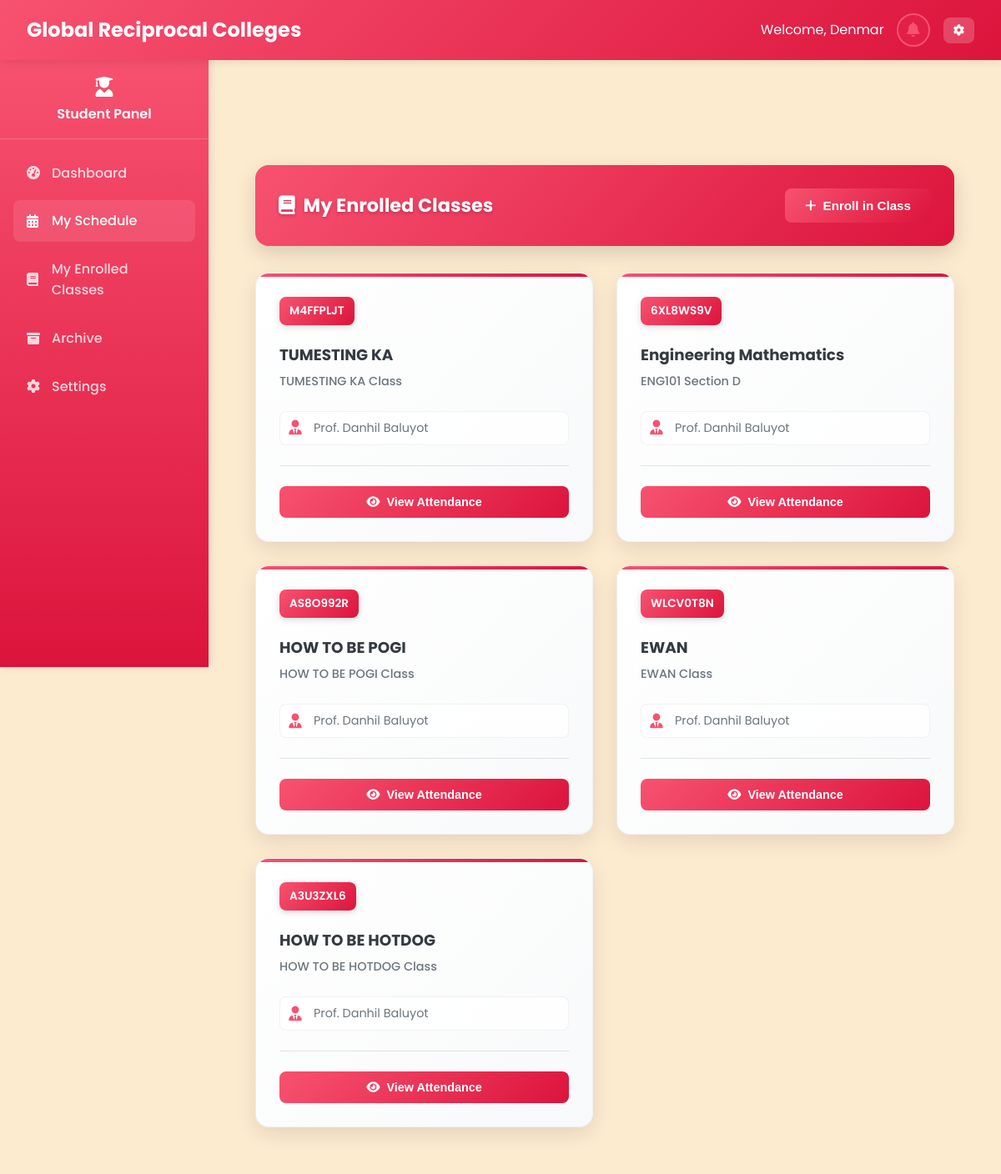
The page /Student/student_manage_schedule.php (signed in) on the database as committed earlier.
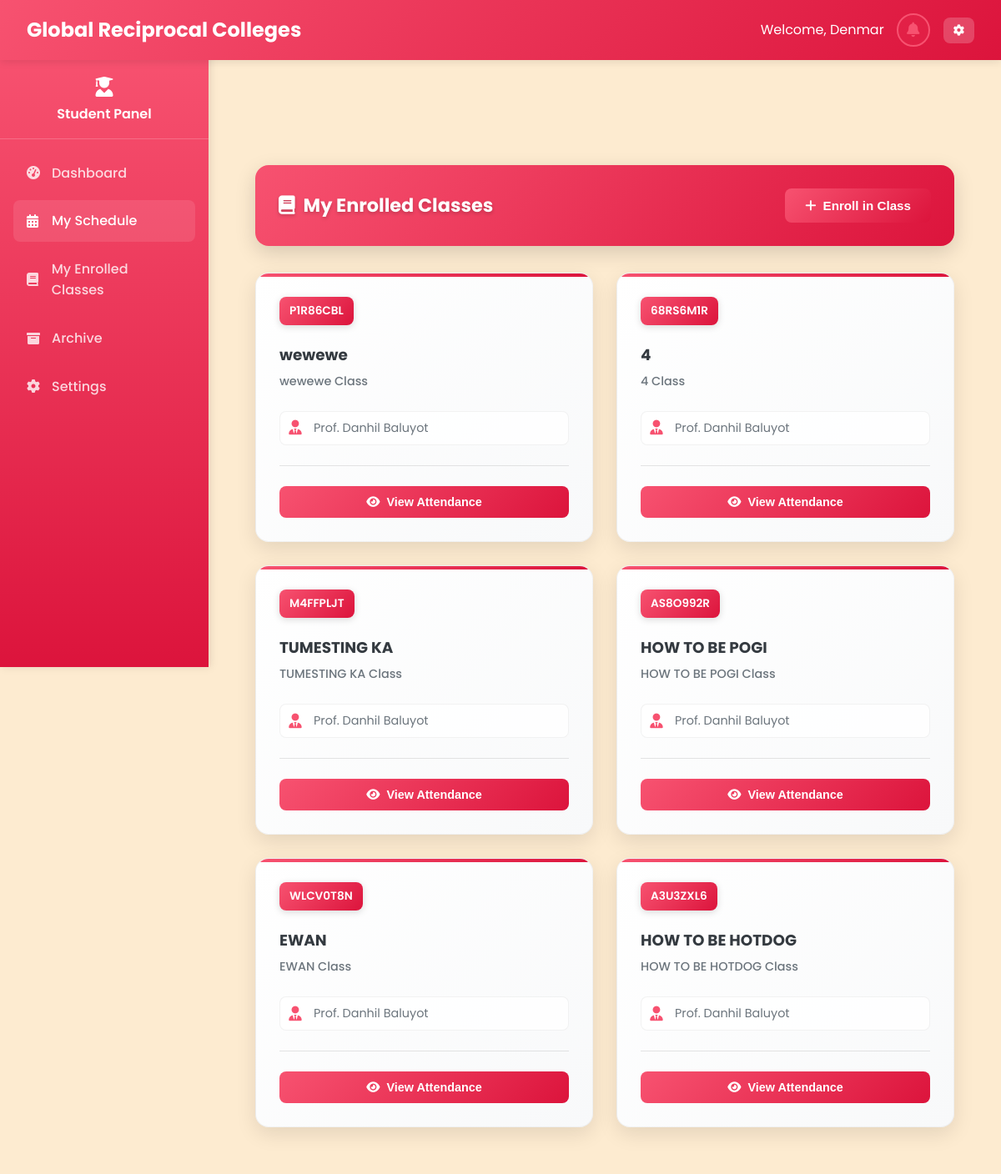
The same page on the database as committed later.
### tables this page shows
CREATE TABLE `classes` (
  `class_id` varchar(20) NOT NULL,
  `class_name` varchar(100) NOT NULL,
  `class_code` varchar(20) NOT NULL,
  `subject_id` varchar(20) DEFAULT NULL,
  `professor_id` varchar(20) DEFAULT NULL,
  `schedule` varchar(100) DEFAULT NULL,
  `room` varchar(50) DEFAULT NULL,
  `created_at` datetime NOT NULL,
  `updated_at` datetime NOT NULL,
  `section` varchar(10) DEFAULT NULL,
  `semester_id` int(11) DEFAULT NULL,
  `status` enum('active','archived') DEFAULT 'active',
  `school_year_semester_id` int(11) DEFAULT NULL
);

CREATE TABLE `subjects` (
  `subject_id` varchar(20) NOT NULL,
  `subject_name` varchar(100) NOT NULL,
  `subject_code` varchar(20) NOT NULL,
  `description` text DEFAULT NULL,
  `credits` int(11) NOT NULL,
  `duration_id` int(11) DEFAULT NULL,
  `created_at` datetime NOT NULL,
  `updated_at` datetime NOT NULL,
  `semester_id` int(11) DEFAULT NULL
);

CREATE TABLE `professors` (
  `professor_id` varchar(20) NOT NULL,
  `employee_id` varchar(20) NOT NULL,
  `first_name` varchar(50) NOT NULL,
  `last_name` varchar(50) NOT NULL,
  `email` varchar(100) NOT NULL,
  `password` varchar(255) NOT NULL,
  `department` varchar(100) NOT NULL,
  `mobile` varchar(15) NOT NULL,
  `created_at` datetime NOT NULL,
  `updated_at` datetime NOT NULL
);

### Student/student_manage_schedule.php (the view, shortened to what this page needs)
<?php
require_once '../php/db.php';
$student_id = $_SESSION['user_id'];
$stmt = $pdo->prepare("SELECT c.class_id, c.class_name, c.class_code, s.subject_name, p.first_name, p.last_name
                     FROM student_classes sc
                     JOIN classes c ON sc.class_id = c.class_id
                     JOIN subjects s ON c.subject_id = s.subject_id
                     LEFT JOIN professors p ON c.professor_id = p.professor_id
                     LEFT JOIN school_year_semester sys ON c.school_year_semester_id = sys.id
                     WHERE sc.student_id = ? AND c.status != 'archived'
                     ORDER BY sc.enrolled_at DESC");
$stmt->execute([$student_id]);
$enrolled_classes = $stmt->fetchAll();
?>
<!DOCTYPE html>
<html lang="en">
<head>
    <link rel="stylesheet" href="../css/styles_fixed.css" />
    <link rel="stylesheet" href="https://cdnjs.cloudflare.com/ajax/libs/font-awesome/6.0.0/css/all.min.css" />
</head>
<body>
    <?php include '../includes/navbar_student.php'; ?>
    <?php include '../includes/sidebar_student.php'; ?>
    <main class="main-content">
        <div class="dashboard-container">
            <div class="table-header-enhanced">
                <h2 class="table-title-enhanced"><i class="fas fa-book" style="margin-right: 10px;"></i>My Enrolled Classes</h2>
                <div class="table-actions-enhanced">
                    <button class="btn btn-primary" onclick="openEnrollModal()">
                        <i class="fas fa-plus"></i>
                        Enroll in Class
                    </button>
                </div>
            </div>
            <?php if (empty($enrolled_classes)): ?>
                <div class="empty-state">
                    <div class="empty-state-icon">
                        <i class="fas fa-book-open"></i>
                    </div>
                    <div class="empty-state-text">You are not enrolled in any classes yet.</div>
                    <button class="btn btn-primary" onclick="openEnrollModal()">
                        <i class="fas fa-plus"></i>
                        Enroll in Your First Class
                    </button>
                </div>
            <?php else: ?>
                <div class="tiles-grid">
                    <?php foreach ($enrolled_classes as $class): ?>
                        <div class="class-tile" tabindex="0" role="button" aria-pressed="false" data-class-id="<?php echo $class['class_id']; ?>">
                            <div class="class-header">
                                <div class="class-code"><?php echo htmlspecialchars($class['class_code']); ?></div>
                            </div>
                            <div class="class-subject"><?php echo htmlspecialchars($class['subject_name']); ?></div>
                            <div class="class-subject-code"><?php echo htmlspecialchars($class['class_name']); ?></div>
                            <div class="class-details">
                                <div class="class-detail">
                                    <i class="fas fa-user-tie"></i>
                                    <?php
                                    $professor_name = (!empty($class['first_name']) && !empty($class['last_name'])) ? 'Prof. ' . htmlspecialchars($class['first_name'] . ' ' . $class['last_name']) : 'N/A';
                                    echo $professor_name;
                                    ?>
                                </div>
                            </div>
                            <div class="class-actions">
                                <button class="view-attendance-btn" data-class-id="<?php echo $class['class_id']; ?>">
                                    <i class="fas fa-eye"></i>
                                    View Attendance
                                </button>
                            </div>
                        </div>
                    <?php endforeach; ?>
                </div>
            <?php endif; ?>
        </div>
    </main>
</body>
</html>

Rows that differ between the two databases and show on the page:
no longer on this page (row unchanged): classes: class_code "6XL8WS9V", subject.subject_name "Engineering Mathematics", class_name "ENG101 Section D", professor.last_name "Prof. Danhil Baluyot"
added classes: class_code "P1R86CBL", subject.subject_name "wewewe", class_name "wewewe Class", professor.last_name "Prof. Danhil Baluyot"
now on this page (row unchanged): classes: class_code "68RS6M1R", subject.subject_name "4", class_name "4 Class", professor.last_name "Prof. Danhil Baluyot"
